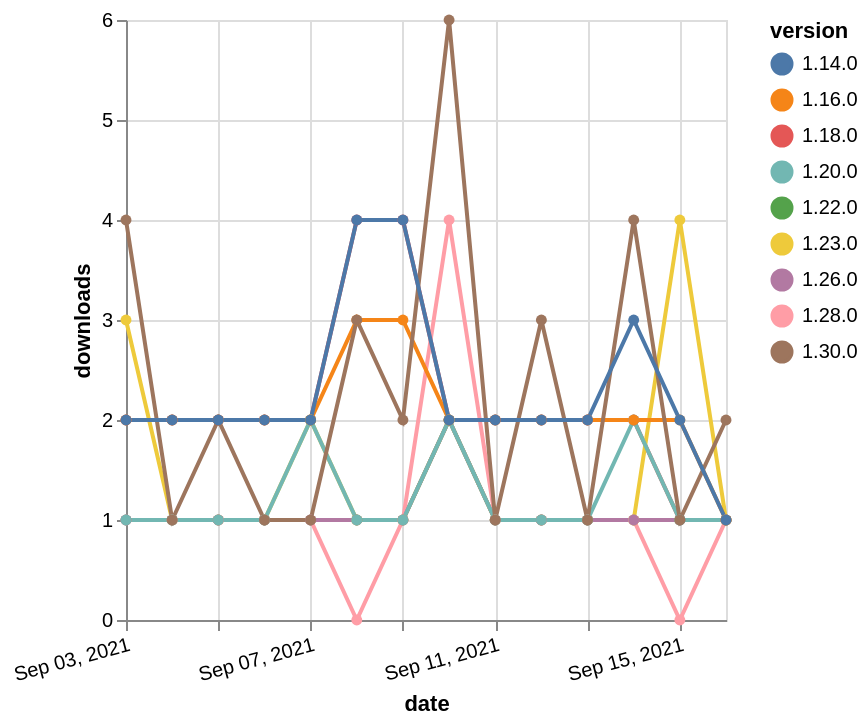

Write a Vega-Lite specification for this figure.
### Vega-Lite specification from a JSON file in a GitHub repository (floating-point values rounded to 4 significant figures)
{"$schema": "https://vega.github.io/schema/vega-lite/v5.json", "description": "A simple bar chart with embedded data.", "data": {"values": [{"date": "2021-09-03", "total": 2538, "delta": 2, "version": "1.18.0"}, {"date": "2021-09-04", "total": 2540, "delta": 2, "version": "1.18.0"}, {"date": "2021-09-05", "total": 2542, "delta": 2, "version": "1.18.0"}, {"date": "2021-09-06", "total": 2544, "delta": 2, "version": "1.18.0"}, {"date": "2021-09-07", "total": 2546, "delta": 2, "version": "1.18.0"}, {"date": "2021-09-08", "total": 2550, "delta": 4, "version": "1.18.0"}, {"date": "2021-09-09", "total": 2554, "delta": 4, "version": "1.18.0"}, {"date": "2021-09-10", "total": 2556, "delta": 2, "version": "1.18.0"}, {"date": "2021-09-11", "total": 2558, "delta": 2, "version": "1.18.0"}, {"date": "2021-09-12", "total": 2560, "delta": 2, "version": "1.18.0"}, {"date": "2021-09-13", "total": 2562, "delta": 2, "version": "1.18.0"}, {"date": "2021-09-14", "total": 2564, "delta": 2, "version": "1.18.0"}, {"date": "2021-09-15", "total": 2565, "delta": 1, "version": "1.18.0"}, {"date": "2021-09-16", "total": 2566, "delta": 1, "version": "1.18.0"}, {"date": "2021-09-03", "total": 223, "delta": 1, "version": "1.22.0"}, {"date": "2021-09-04", "total": 224, "delta": 1, "version": "1.22.0"}, {"date": "2021-09-05", "total": 225, "delta": 1, "version": "1.22.0"}, {"date": "2021-09-06", "total": 226, "delta": 1, "version": "1.22.0"}, {"date": "2021-09-07", "total": 227, "delta": 1, "version": "1.22.0"}, {"date": "2021-09-08", "total": 228, "delta": 1, "version": "1.22.0"}, {"date": "2021-09-09", "total": 229, "delta": 1, "version": "1.22.0"}, {"date": "2021-09-10", "total": 231, "delta": 2, "version": "1.22.0"}, {"date": "2021-09-11", "total": 232, "delta": 1, "version": "1.22.0"}, {"date": "2021-09-12", "total": 233, "delta": 1, "version": "1.22.0"}, {"date": "2021-09-13", "total": 234, "delta": 1, "version": "1.22.0"}, {"date": "2021-09-14", "total": 235, "delta": 1, "version": "1.22.0"}, {"date": "2021-09-15", "total": 236, "delta": 1, "version": "1.22.0"}, {"date": "2021-09-16", "total": 237, "delta": 1, "version": "1.22.0"}, {"date": "2021-09-03", "total": 294, "delta": 3, "version": "1.23.0"}, {"date": "2021-09-04", "total": 295, "delta": 1, "version": "1.23.0"}, {"date": "2021-09-05", "total": 296, "delta": 1, "version": "1.23.0"}, {"date": "2021-09-06", "total": 297, "delta": 1, "version": "1.23.0"}, {"date": "2021-09-07", "total": 299, "delta": 2, "version": "1.23.0"}, {"date": "2021-09-08", "total": 300, "delta": 1, "version": "1.23.0"}, {"date": "2021-09-09", "total": 301, "delta": 1, "version": "1.23.0"}, {"date": "2021-09-10", "total": 303, "delta": 2, "version": "1.23.0"}, {"date": "2021-09-11", "total": 304, "delta": 1, "version": "1.23.0"}, {"date": "2021-09-12", "total": 305, "delta": 1, "version": "1.23.0"}, {"date": "2021-09-13", "total": 306, "delta": 1, "version": "1.23.0"}, {"date": "2021-09-14", "total": 307, "delta": 1, "version": "1.23.0"}, {"date": "2021-09-15", "total": 311, "delta": 4, "version": "1.23.0"}, {"date": "2021-09-16", "total": 312, "delta": 1, "version": "1.23.0"}, {"date": "2021-09-03", "total": 247, "delta": 1, "version": "1.28.0"}, {"date": "2021-09-04", "total": 248, "delta": 1, "version": "1.28.0"}, {"date": "2021-09-05", "total": 249, "delta": 1, "version": "1.28.0"}, {"date": "2021-09-06", "total": 250, "delta": 1, "version": "1.28.0"}, {"date": "2021-09-07", "total": 251, "delta": 1, "version": "1.28.0"}, {"date": "2021-09-08", "total": 251, "delta": 0, "version": "1.28.0"}, {"date": "2021-09-09", "total": 252, "delta": 1, "version": "1.28.0"}, {"date": "2021-09-10", "total": 256, "delta": 4, "version": "1.28.0"}, {"date": "2021-09-11", "total": 257, "delta": 1, "version": "1.28.0"}, {"date": "2021-09-12", "total": 258, "delta": 1, "version": "1.28.0"}, {"date": "2021-09-13", "total": 259, "delta": 1, "version": "1.28.0"}, {"date": "2021-09-14", "total": 260, "delta": 1, "version": "1.28.0"}, {"date": "2021-09-15", "total": 260, "delta": 0, "version": "1.28.0"}, {"date": "2021-09-16", "total": 261, "delta": 1, "version": "1.28.0"}, {"date": "2021-09-03", "total": 182, "delta": 1, "version": "1.26.0"}, {"date": "2021-09-04", "total": 183, "delta": 1, "version": "1.26.0"}, {"date": "2021-09-05", "total": 184, "delta": 1, "version": "1.26.0"}, {"date": "2021-09-06", "total": 185, "delta": 1, "version": "1.26.0"}, {"date": "2021-09-07", "total": 186, "delta": 1, "version": "1.26.0"}, {"date": "2021-09-08", "total": 187, "delta": 1, "version": "1.26.0"}, {"date": "2021-09-09", "total": 188, "delta": 1, "version": "1.26.0"}, {"date": "2021-09-10", "total": 190, "delta": 2, "version": "1.26.0"}, {"date": "2021-09-11", "total": 191, "delta": 1, "version": "1.26.0"}, {"date": "2021-09-12", "total": 192, "delta": 1, "version": "1.26.0"}, {"date": "2021-09-13", "total": 193, "delta": 1, "version": "1.26.0"}, {"date": "2021-09-14", "total": 194, "delta": 1, "version": "1.26.0"}, {"date": "2021-09-15", "total": 195, "delta": 1, "version": "1.26.0"}, {"date": "2021-09-16", "total": 196, "delta": 1, "version": "1.26.0"}, {"date": "2021-09-03", "total": 359, "delta": 1, "version": "1.20.0"}, {"date": "2021-09-04", "total": 360, "delta": 1, "version": "1.20.0"}, {"date": "2021-09-05", "total": 361, "delta": 1, "version": "1.20.0"}, {"date": "2021-09-06", "total": 362, "delta": 1, "version": "1.20.0"}, {"date": "2021-09-07", "total": 364, "delta": 2, "version": "1.20.0"}, {"date": "2021-09-08", "total": 365, "delta": 1, "version": "1.20.0"}, {"date": "2021-09-09", "total": 366, "delta": 1, "version": "1.20.0"}, {"date": "2021-09-10", "total": 368, "delta": 2, "version": "1.20.0"}, {"date": "2021-09-11", "total": 369, "delta": 1, "version": "1.20.0"}, {"date": "2021-09-12", "total": 370, "delta": 1, "version": "1.20.0"}, {"date": "2021-09-13", "total": 371, "delta": 1, "version": "1.20.0"}, {"date": "2021-09-14", "total": 373, "delta": 2, "version": "1.20.0"}, {"date": "2021-09-15", "total": 374, "delta": 1, "version": "1.20.0"}, {"date": "2021-09-16", "total": 375, "delta": 1, "version": "1.20.0"}, {"date": "2021-09-03", "total": 2640, "delta": 2, "version": "1.16.0"}, {"date": "2021-09-04", "total": 2642, "delta": 2, "version": "1.16.0"}, {"date": "2021-09-05", "total": 2644, "delta": 2, "version": "1.16.0"}, {"date": "2021-09-06", "total": 2646, "delta": 2, "version": "1.16.0"}, {"date": "2021-09-07", "total": 2648, "delta": 2, "version": "1.16.0"}, {"date": "2021-09-08", "total": 2651, "delta": 3, "version": "1.16.0"}, {"date": "2021-09-09", "total": 2654, "delta": 3, "version": "1.16.0"}, {"date": "2021-09-10", "total": 2656, "delta": 2, "version": "1.16.0"}, {"date": "2021-09-11", "total": 2658, "delta": 2, "version": "1.16.0"}, {"date": "2021-09-12", "total": 2660, "delta": 2, "version": "1.16.0"}, {"date": "2021-09-13", "total": 2662, "delta": 2, "version": "1.16.0"}, {"date": "2021-09-14", "total": 2664, "delta": 2, "version": "1.16.0"}, {"date": "2021-09-15", "total": 2666, "delta": 2, "version": "1.16.0"}, {"date": "2021-09-16", "total": 2667, "delta": 1, "version": "1.16.0"}, {"date": "2021-09-03", "total": 147, "delta": 4, "version": "1.30.0"}, {"date": "2021-09-04", "total": 148, "delta": 1, "version": "1.30.0"}, {"date": "2021-09-05", "total": 150, "delta": 2, "version": "1.30.0"}, {"date": "2021-09-06", "total": 151, "delta": 1, "version": "1.30.0"}, {"date": "2021-09-07", "total": 152, "delta": 1, "version": "1.30.0"}, {"date": "2021-09-08", "total": 155, "delta": 3, "version": "1.30.0"}, {"date": "2021-09-09", "total": 157, "delta": 2, "version": "1.30.0"}, {"date": "2021-09-10", "total": 163, "delta": 6, "version": "1.30.0"}, {"date": "2021-09-11", "total": 164, "delta": 1, "version": "1.30.0"}, {"date": "2021-09-12", "total": 167, "delta": 3, "version": "1.30.0"}, {"date": "2021-09-13", "total": 168, "delta": 1, "version": "1.30.0"}, {"date": "2021-09-14", "total": 172, "delta": 4, "version": "1.30.0"}, {"date": "2021-09-15", "total": 173, "delta": 1, "version": "1.30.0"}, {"date": "2021-09-16", "total": 175, "delta": 2, "version": "1.30.0"}, {"date": "2021-09-03", "total": 3176, "delta": 2, "version": "1.14.0"}, {"date": "2021-09-04", "total": 3178, "delta": 2, "version": "1.14.0"}, {"date": "2021-09-05", "total": 3180, "delta": 2, "version": "1.14.0"}, {"date": "2021-09-06", "total": 3182, "delta": 2, "version": "1.14.0"}, {"date": "2021-09-07", "total": 3184, "delta": 2, "version": "1.14.0"}, {"date": "2021-09-08", "total": 3188, "delta": 4, "version": "1.14.0"}, {"date": "2021-09-09", "total": 3192, "delta": 4, "version": "1.14.0"}, {"date": "2021-09-10", "total": 3194, "delta": 2, "version": "1.14.0"}, {"date": "2021-09-11", "total": 3196, "delta": 2, "version": "1.14.0"}, {"date": "2021-09-12", "total": 3198, "delta": 2, "version": "1.14.0"}, {"date": "2021-09-13", "total": 3200, "delta": 2, "version": "1.14.0"}, {"date": "2021-09-14", "total": 3203, "delta": 3, "version": "1.14.0"}, {"date": "2021-09-15", "total": 3205, "delta": 2, "version": "1.14.0"}, {"date": "2021-09-16", "total": 3206, "delta": 1, "version": "1.14.0"}]}, "width": "container", "mark": {"type": "line", "point": {"filled": true}}, "encoding": {"x": {"field": "date", "type": "temporal", "timeUnit": "yearmonthdate", "title": "date", "axis": {"labelAngle": -15}}, "y": {"field": "delta", "type": "quantitative", "title": "downloads"}, "color": {"field": "version", "type": "nominal"}, "tooltip": {"field": "delta"}}}
